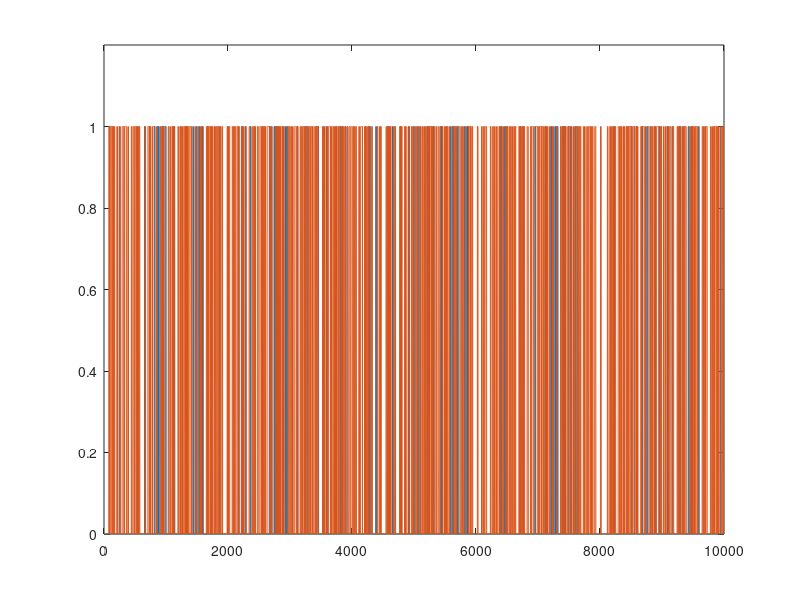

MATLAB code to generate this figure:
%%
%   COURSE: Master statistics and machine learning: intuition, math, code										
%      URL: udemy.com/course/statsml_x/?couponCode=202006 
% 
%  SECTION: Probability theory
%    VIDEO: Conditional probability
% 
%  TEACHER: Mike X Cohen, sincxpress.com
%

%%

% a clear MATLAB workspace is a clear mental workspace
close all; clear; clc

%% generate two long-spike time series

N = 10000;
spikeDur  = 10; % a.u. but must be an even number
spikeNumA = .01; % in proportion of total number of points
spikeNumB = .05; % in proportion of total number of points

% initialize to zeros
[spike_tsA,spike_tsB] = deal( zeros(N,1) );


%%% populate time series 1
spiketimesA = randi(N,round(N*spikeNumA),1);

% flesh out spikes (loop per spike)
for spikei=1:length(spiketimesA)
    
    % find boundaries
    bnd_pre = max(1,spiketimesA(spikei)-spikeDur/2);
    bnd_pst = min(N,spiketimesA(spikei)+spikeDur/2);
    
    % fill in with ones
    spike_tsA(bnd_pre:bnd_pst) = 1;
end


%%% repeat for time series 2
spiketimesB = randi(N,round(N*spikeNumB),1);
% spiketimesB(1:length(spiketimesA)) = spiketimesA; % induce strong conditional probability

% flesh out spikes (loop per spike)
for spikei=1:length(spiketimesB)
    
    % find boundaries
    bnd_pre = max(1,spiketimesB(spikei)-spikeDur/2);
    bnd_pst = min(N,spiketimesB(spikei)+spikeDur/2);
    
    % fill in with ones
    spike_tsB(bnd_pre:bnd_pst) = 1;
end


%% let's see what they look like

figure(1), clf
plot(1:N,spike_tsA, 1:N,spike_tsB)
set(gca,'ylim',[0 1.2])


%% compute their probabilities and intersection

% probabilities
probA = sum(spike_tsA==1) / N;
probB = mean(spike_tsB);

% joint probability
probAB = mean(spike_tsA+spike_tsB==2);

%% compute the conditional probabilities

% p(A|B)
pAgivenB = probAB/probB;

% p(B|A)
pBgivenA = probAB/probA;

% print a little report
disp('  ')
disp([ 'P(A)   = ' num2str(probA) ])
disp([ 'P(A|B) = ' num2str(pAgivenB) ])
disp([ 'P(B)   = ' num2str(probB) ])
disp([ 'P(B|A) = ' num2str(pBgivenA) ])

%% done.
